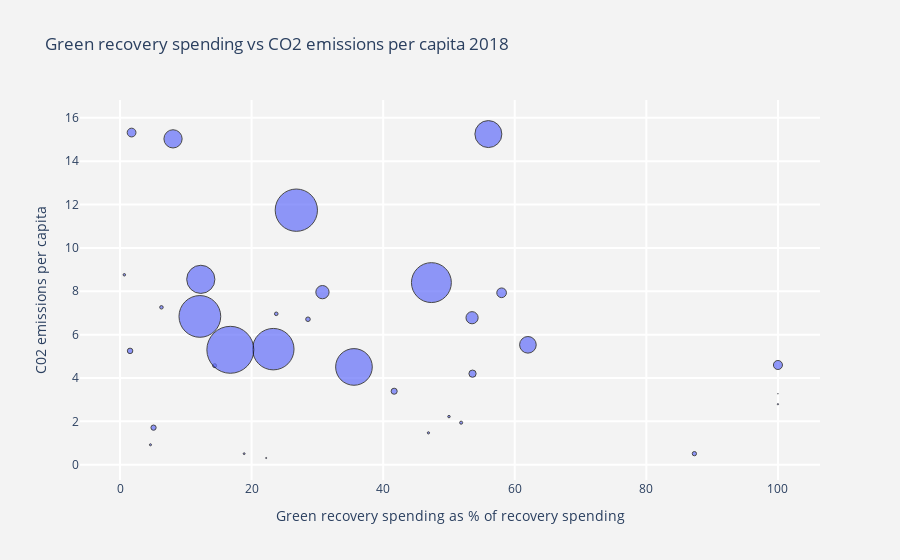

The notebook cell saved with this chart:
### Code cell
import plotly.graph_objects as go

hover_text = []
for index, row in GROmerge.iterrows():
    hover_text.append(('Country: {country}<br>'+
                      'Green recovery spending as % of recovery spending: {percent}<br>'+
                      'CO2 emissions per capita (tons CO2/population): {co2}<br>'+
                      'Green recovery spending (USD billions): {grs}<br>').format(country=row['Country'],
                                            percent=row['Percent'],
                                            co2=row['2018'],
                                            grs=row['Green recovery spending'],
                                            ))
fig = go.Figure(data=[go.Scatter(
    x=GROmerge['Percent'], y=GROmerge['2018'],
    text=hover_text,
    mode='markers',
      marker=dict(
        size=GROmerge['Green recovery spending'])
)
])

fig.update_layout(
    title='Green recovery spending vs CO2 emissions per capita 2018',
    xaxis=dict(
        title='Green recovery spending as % of recovery spending',
        gridcolor='white',
        ##type='log',
        gridwidth=2,
    ),
    yaxis=dict(
        title='C02 emissions per capita',
        gridcolor='white',
        gridwidth=2,
    ),
    paper_bgcolor='rgb(243, 243, 243)',
    plot_bgcolor='rgb(243, 243, 243)',
)

sizeref = 0.1 * max(GROmerge['Green recovery spending']) / (20 ** 2)
fig.update_traces(mode='markers', marker=dict(sizemode='area',
                                              sizeref=sizeref, line_width=1, line_color='black'))

fig.show()

##really few points because not scaled - others not visible?
##https://plotly.com/python/bubble-charts/

### Figure 1 — Plotly figure (JSON) as saved in the notebook; plotly's stock layout.template omitted (floating-point values rounded to 4 significant figures)
{"data": [{"marker": {"line": {"color": "black", "width": 1}, "size": [0, 2.3, 0.38, 0.55, 0.28, 0, 21.67, 0.45, 51.88, 0.15, 0, 8.24, 0, 238.2, 78.71, 2.79, 40.01, 47.43, 0, 0, 0.82, 0, 0.36, 0.62, 0.9, 0.05, 23.67, 0.04, 0.01, 0, 0.18, 4.42, 0.13, 0.18, 0, 0, 5.24, 0.1, 53.3, 51.19, 1.1, 1.57, 0, 2.44, 65.67, 9.9, 0], "sizemode": "area", "sizeref": 0.05956}, "mode": "markers", "text": ["Country: Argentina<br>Green recovery spending as % of recovery spending: 0.0<br>CO2 emissions per capita (tons CO2/population): 3.85<br>Green recovery spending (USD billions): 0.0<br>", "Country: Australia<br>Green recovery spending as % of recovery spending: 1.76<br>CO2 emissions per capita (tons CO2/population): 15.32<br>Green recovery spending (USD billions): 2.3<br>", "Country: Austria<br>Green recovery spending as % of recovery spending: 23.75<br>CO2 emissions per capita (tons CO2/population): 6.96<br>Green recovery spending (USD billions): 0.38<br>", "Country: Bangladesh<br>Green recovery spending as % of recovery spending: 87.3<br>CO2 emissions per capita (tons CO2/population): 0.51<br>Green recovery spending (USD billions): 0.5499999999999999<br>", "Country: Brazil<br>Green recovery spending as % of recovery spending: 51.85<br>CO2 emissions per capita (tons CO2/population): 1.94<br>Green recovery spending (USD billions): 0.28<br>", "Country: Burkina Faso<br>Green recovery spending as % of recovery spending: nan<br>CO2 emissions per capita (tons CO2/population): nan<br>Green recovery spending (USD billions): 0.0<br>", "Country: Canada<br>Green recovery spending as % of recovery spending: 55.99<br>CO2 emissions per capita (tons CO2/population): 15.25<br>Green recovery spending (USD billions): 21.669999999999998<br>", "Country: Chile<br>Green recovery spending as % of recovery spending: 14.38<br>CO2 emissions per capita (tons CO2/population): 4.57<br>Green recovery spending (USD billions): 0.45<br>", "Country: China<br>Green recovery spending as % of recovery spending: 12.14<br>CO2 emissions per capita (tons CO2/population): 6.84<br>Green recovery spending (USD billions): 51.88<br>", "Country: Colombia<br>Green recovery spending as % of recovery spending: 46.88<br>CO2 emissions per capita (tons CO2/population): 1.47<br>Green recovery spending (USD billions): 0.15<br>", "Country: Cuba<br>Green recovery spending as % of recovery spending: nan<br>CO2 emissions per capita (tons CO2/population): 2.15<br>Green recovery spending (USD billions): 0.0<br>", "Country: Denmark<br>Green recovery spending as % of recovery spending: 62.0<br>CO2 emissions per capita (tons CO2/population): 5.53<br>Green recovery spending (USD billions): 8.24<br>", "Country: Dominican Republic<br>Green recovery spending as % of recovery spending: 0.0<br>CO2 emissions per capita (tons CO2/population): 2.18<br>Green recovery spending (USD billions): 0.0<br>", "Country: EIB<br>Green recovery spending as % of recovery spending: 75.48<br>CO2 emissions per capita (tons CO2/population): nan<br>Green recovery spending (USD billions): 238.24<br>", "Country: European Union<br>Green recovery spending as % of recovery spending: 9.92<br>CO2 emissions per capita (tons CO2/population): nan<br>Green recovery spending (USD billions): 78.71<br>", "Country: Finland<br>Green recovery spending as % of recovery spending: 58.0<br>CO2 emissions per capita (tons CO2/population): 7.93<br>Green recovery spending (USD billions): 2.79<br>", "Country: France<br>Green recovery spending as % of recovery spending: 35.56<br>CO2 emissions per capita (tons CO2/population): 4.51<br>Green recovery spending (USD billions): 40.01<br>", "Country: Germany<br>Green recovery spending as % of recovery spending: 47.33<br>CO2 emissions per capita (tons CO2/population): 8.4<br>Green recovery spending (USD billions): 47.43<br>", "Country: Ghana<br>Green recovery spending as % of recovery spending: 0.0<br>CO2 emissions per capita (tons CO2/population): 0.49<br>Green recovery spending (USD billions): 0.0<br>", "Country: Honduras<br>Green recovery spending as % of recovery spending: 0.0<br>CO2 emissions per capita (tons CO2/population): 0.95<br>Green recovery spending (USD billions): 0.0<br>", "Country: India<br>Green recovery spending as % of recovery spending: 5.1<br>CO2 emissions per capita (tons CO2/population): 1.71<br>Green recovery spending (USD billions): 0.82<br>", "Country: Iraq<br>Green recovery spending as % of recovery spending: 0.0<br>CO2 emissions per capita (tons CO2/population): 3.99<br>Green recovery spending (USD billions): 0.0<br>", "Country: Ireland<br>Green recovery spending as % of recovery spending: 6.3<br>CO2 emissions per capita (tons CO2/population): 7.26<br>Green recovery spending (USD billions): 0.36<br>", "Country: Israel<br>Green recovery spending as % of recovery spending: 28.57<br>CO2 emissions per capita (tons CO2/population): 6.71<br>Green recovery spending (USD billions): 0.62<br>", "Country: Italy<br>Green recovery spending as % of recovery spending: 1.53<br>CO2 emissions per capita (tons CO2/population): 5.25<br>Green recovery spending (USD billions): 0.9<br>", "Country: Jamaica<br>Green recovery spending as % of recovery spending: 100.0<br>CO2 emissions per capita (tons CO2/population): 2.79<br>Green recovery spending (USD billions): 0.05<br>", "Country: Japan<br>Green recovery spending as % of recovery spending: 12.28<br>CO2 emissions per capita (tons CO2/population): 8.55<br>Green recovery spending (USD billions): 23.669999999999998<br>", "Country: Kenya<br>Green recovery spending as % of recovery spending: 22.22<br>CO2 emissions per capita (tons CO2/population): 0.31<br>Green recovery spending (USD billions): 0.04<br>", "Country: Mauritius<br>Green recovery spending as % of recovery spending: 100.0<br>CO2 emissions per capita (tons CO2/population): 3.27<br>Green recovery spending (USD billions): 0.01<br>", "Country: Mexico<br>Green recovery spending as % of recovery spending: 0.0<br>CO2 emissions per capita (tons CO2/population): 3.6<br>Green recovery spending (USD billions): 0.0<br>", "Country: Netherlands<br>Green recovery spending as % of recovery spending: 0.66<br>CO2 emissions per capita (tons CO2/population): 8.76<br>Green recovery spending (USD billions): 0.18<br>", "Country: Norway<br>Green recovery spending as % of recovery spending: 53.51<br>CO2 emissions per capita (tons CO2/population): 6.78<br>Green recovery spending (USD billions): 4.42<br>", "Country: Pakistan<br>Green recovery spending as % of recovery spending: 4.63<br>CO2 emissions per capita (tons CO2/population): 0.92<br>Green recovery spending (USD billions): 0.13<br>", "Country: Panama<br>Green recovery spending as % of recovery spending: 50.0<br>CO2 emissions per capita (tons CO2/population): 2.22<br>Green recovery spending (USD billions): 0.18<br>", "Country: Peru<br>Green recovery spending as % of recovery spending: 0.0<br>CO2 emissions per capita (tons CO2/population): 1.56<br>Green recovery spending (USD billions): 0.0<br>", "Country: Philippines<br>Green recovery spending as % of recovery spending: 0.0<br>CO2 emissions per capita (tons CO2/population): 1.24<br>Green recovery spending (USD billions): 0.0<br>", "Country: Poland<br>Green recovery spending as % of recovery spending: 30.77<br>CO2 emissions per capita (tons CO2/population): 7.96<br>Green recovery spending (USD billions): 5.24<br>", "Country: Senegal<br>Green recovery spending as % of recovery spending: 18.87<br>CO2 emissions per capita (tons CO2/population): 0.51<br>Green recovery spending (USD billions): 0.1<br>", "Country: South Korea<br>Green recovery spending as % of recovery spending: 26.8<br>CO2 emissions per capita (tons CO2/population): 11.74<br>Green recovery spending (USD billions): 53.300000000000004<br>", "Country: Spain<br>Green recovery spending as % of recovery spending: 23.3<br>CO2 emissions per capita (tons CO2/population): 5.33<br>Green recovery spending (USD billions): 51.190000000000005<br>", "Country: Sweden<br>Green recovery spending as % of recovery spending: 41.67<br>CO2 emissions per capita (tons CO2/population): 3.39<br>Green recovery spending (USD billions): 1.1<br>", "Country: Switzerland<br>Green recovery spending as % of recovery spending: 53.58<br>CO2 emissions per capita (tons CO2/population): 4.2<br>Green recovery spending (USD billions): 1.57<br>", "Country: Thailand<br>Green recovery spending as % of recovery spending: 0.0<br>CO2 emissions per capita (tons CO2/population): 3.47<br>Green recovery spending (USD billions): 0.0<br>", "Country: Turkey<br>Green recovery spending as % of recovery spending: 100.0<br>CO2 emissions per capita (tons CO2/population): 4.6<br>Green recovery spending (USD billions): 2.44<br>", "Country: United Kingdom<br>Green recovery spending as % of recovery spending: 16.77<br>CO2 emissions per capita (tons CO2/population): 5.3<br>Green recovery spending (USD billions): 65.67<br>", "Country: United States<br>Green recovery spending as % of recovery spending: 8.06<br>CO2 emissions per capita (tons CO2/population): 15.03<br>Green recovery spending (USD billions): 9.899999999999999<br>", "Country: Vietnam<br>Green recovery spending as % of recovery spending: nan<br>CO2 emissions per capita (tons CO2/population): 2.37<br>Green recovery spending (USD billions): 0.0<br>"], "type": "scatter", "x": [0, 1.76, 23.75, 87.3, 51.85, null, 55.99, 14.38, 12.14, 46.88, null, 62, 0, 75.48, 9.92, 58, 35.56, 47.33, 0, 0, 5.1, 0, 6.3, 28.57, 1.53, 100, 12.28, 22.22, 100, 0, 0.66, 53.51, 4.63, 50, 0, 0, 30.77, 18.87, 26.8, 23.3, 41.67, 53.58, 0, 100, 16.77, 8.06, null], "y": [3.85, 15.32, 6.96, 0.51, 1.94, null, 15.25, 4.57, 6.84, 1.47, 2.15, 5.53, 2.18, null, null, 7.93, 4.51, 8.4, 0.49, 0.95, 1.71, 3.99, 7.26, 6.71, 5.25, 2.79, 8.55, 0.31, 3.27, 3.6, 8.76, 6.78, 0.92, 2.22, 1.56, 1.24, 7.96, 0.51, 11.74, 5.33, 3.39, 4.2, 3.47, 4.6, 5.3, 15.03, 2.37]}], "layout": {"paper_bgcolor": "rgb(243, 243, 243)", "plot_bgcolor": "rgb(243, 243, 243)", "title": {"text": "Green recovery spending vs CO2 emissions per capita 2018"}, "xaxis": {"gridcolor": "white", "gridwidth": 2, "title": {"text": "Green recovery spending as % of recovery spending"}}, "yaxis": {"gridcolor": "white", "gridwidth": 2, "title": {"text": "C02 emissions per capita"}}}}
